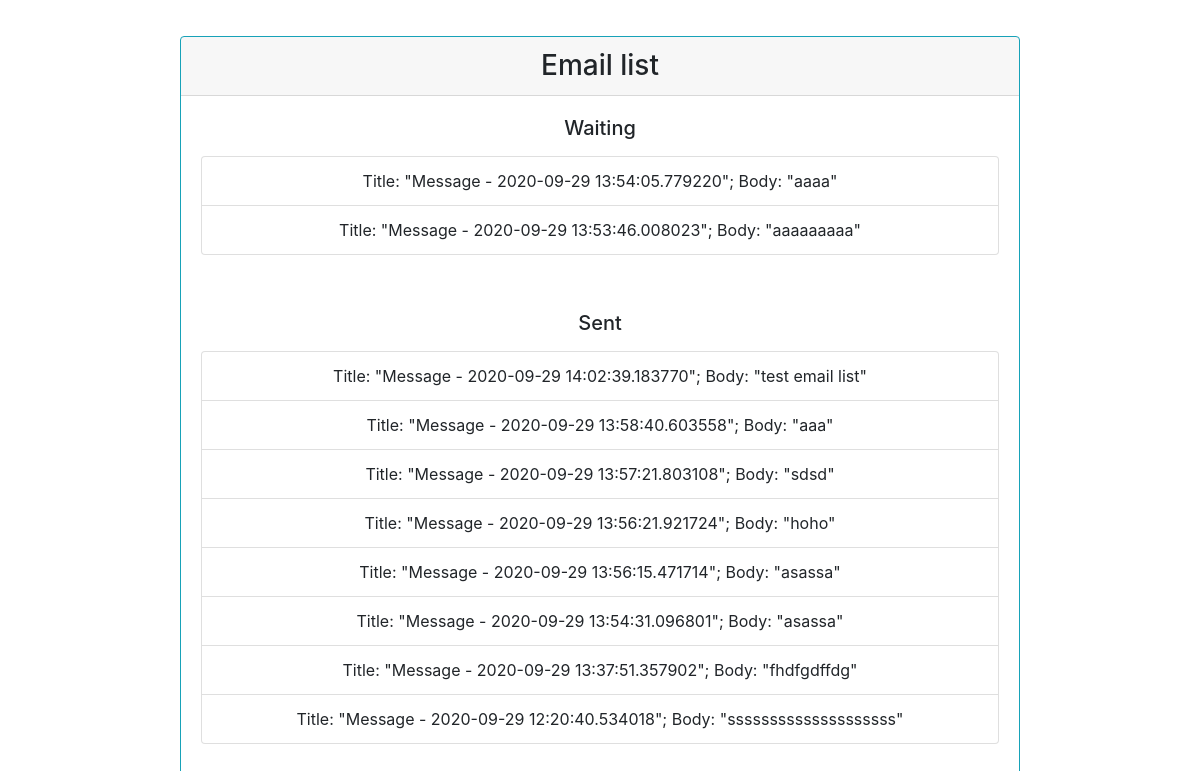
The page /list/ on the database as committed earlier.
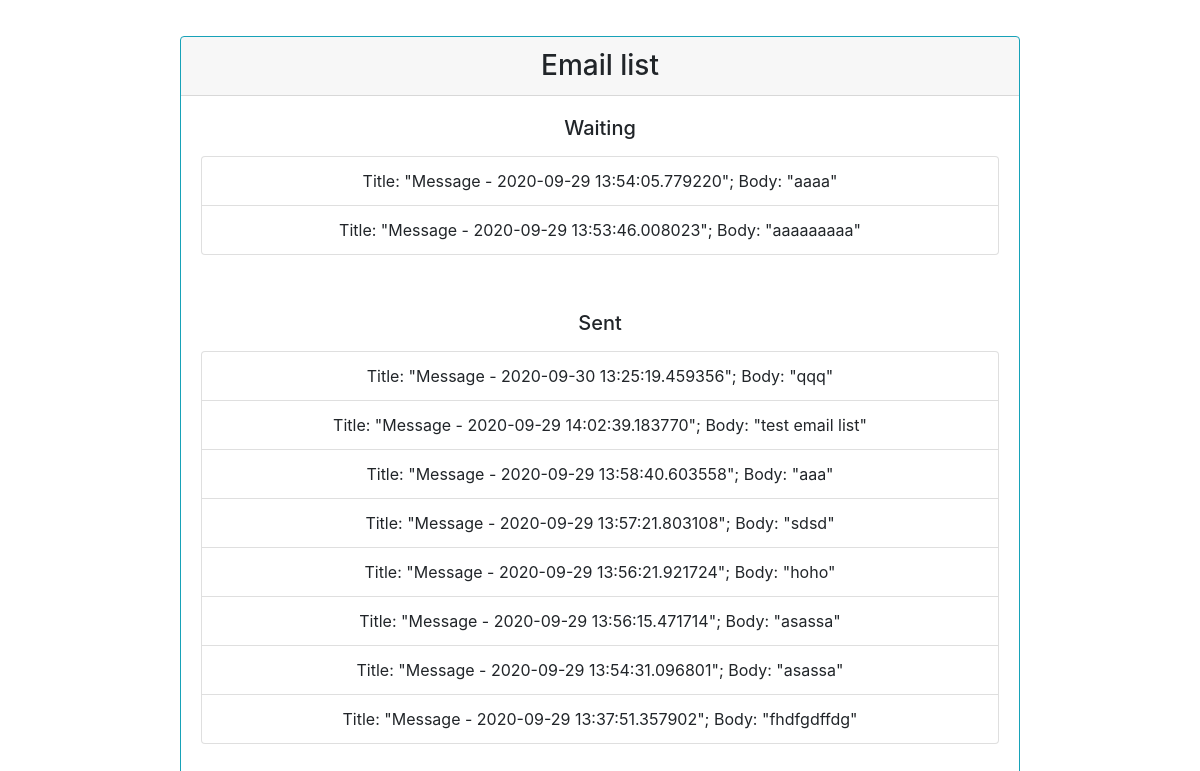
The same page on the database as committed later.
### app/models.py (models this page shows, shortened)
class Mess(models.Model):
    title = models.CharField(max_length=100)
    body = models.TextField()
    status = models.PositiveSmallIntegerField(choices=[(1, 'Send'), (2, 'Wait')], default=2)

### app/views.py (the view)
# urls.py: path('list/', ListMessage.as_view(), name='email_list'),
class ListMessage(ListView):
    model = Mess
    context_object_name = 'msgs'
    template_name = 'email_list.html'
    queryset = Mess.objects.order_by('-id')[:10]

### app/templates/email_list.html (shortened to what this page needs)
<!DOCTYPE html>
<html lang="en">
<head>
    <link rel="stylesheet" href="https://stackpath.bootstrapcdn.com/bootstrap/4.5.0/css/bootstrap.min.css">
</head>
<body>
<main>
    <br>
    <div class="card text-center border-info" style="margin: 1% 15% 0 15%;">
        <h3 class="card-header">Email list</h3>
        <div class="card-body">
            <h5 class="card-title">Waiting</h5>
            <p class="card-text">
             <ul class="list-group">
                 {% for msg in msgs %}
                          {% if msg.status == 2 %}
                                <li class="list-group-item">Title: "{{ msg.title }}"; Body: "{{ msg.body }}"</li>
                          {% endif %}
                 {% endfor %}
             </ul></p>
        </div>
        <div class="card-body">
            <h5 class="card-title">Sent</h5>
            <p class="card-text">
             <ul class="list-group">
                 {% for msg in msgs %}
                      {% if msg.status == 1 %}
                        <li class="list-group-item">Title: "{{ msg.title }}"; Body: "{{ msg.body }}"</li>
                      {% endif %}
                 {% endfor %}
             </ul></p>
    </div>
    </div>
</main>
</body>
</html>

Rows that differ between the two databases and show on the page:
no longer on this page (row unchanged): Mess: title "Message - 2020-09-29 12:20:40.534018", body "ssssssssssssssssssss", shown under "Sent"
added Mess: title "Message - 2020-09-30 13:25:19.459356", body "qqq", shown under "Sent"
